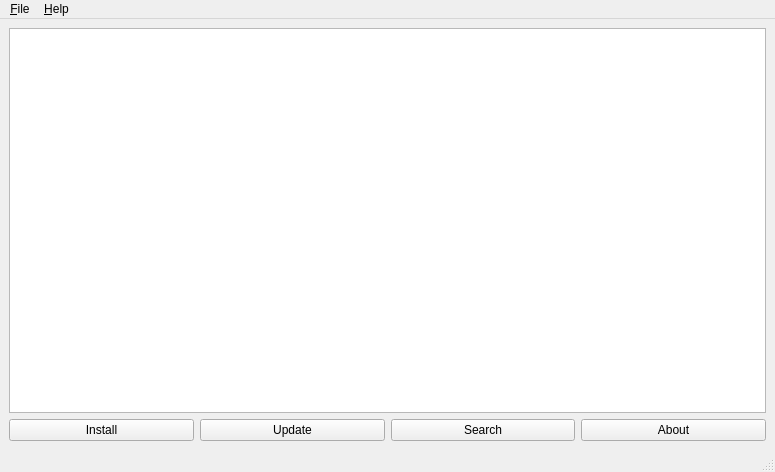
<?xml version="1.0" encoding="UTF-8"?>
<ui version="4.0">
 <class>MainWindow</class>
 <widget class="QMainWindow" name="MainWindow">
  <property name="geometry">
   <rect>
    <x>0</x>
    <y>0</y>
    <width>775</width>
    <height>472</height>
   </rect>
  </property>
  <property name="windowTitle">
   <string>MainWindow</string>
  </property>
  <widget class="QWidget" name="centralwidget">
   <layout class="QVBoxLayout" name="verticalLayout_2">
    <item>
     <layout class="QVBoxLayout" name="verticalLayout">
      <item>
       <widget class="QTableView" name="diatable"/>
      </item>
      <item>
       <layout class="QHBoxLayout" name="horizontalLayout">
        <item>
         <widget class="QPushButton" name="btnInstall">
          <property name="text">
           <string>Install</string>
          </property>
         </widget>
        </item>
        <item>
         <widget class="QPushButton" name="btnUpdate">
          <property name="text">
           <string>Update</string>
          </property>
         </widget>
        </item>
        <item>
         <widget class="QPushButton" name="btnSearch">
          <property name="text">
           <string>Search</string>
          </property>
         </widget>
        </item>
        <item>
         <widget class="QPushButton" name="btnAbout">
          <property name="text">
           <string>About</string>
          </property>
         </widget>
        </item>
       </layout>
      </item>
     </layout>
    </item>
   </layout>
  </widget>
  <widget class="QMenuBar" name="menubar">
   <property name="geometry">
    <rect>
     <x>0</x>
     <y>0</y>
     <width>775</width>
     <height>27</height>
    </rect>
   </property>
   <widget class="QMenu" name="menu_File">
    <property name="title">
     <string>&amp;File</string>
    </property>
    <addaction name="actionCheck_update"/>
    <addaction name="separator"/>
    <addaction name="actionExit"/>
   </widget>
   <widget class="QMenu" name="menu_Help">
    <property name="title">
     <string>&amp;Help</string>
    </property>
    <addaction name="actionAbout"/>
    <addaction name="actionAbout_Qt"/>
   </widget>
   <addaction name="menu_File"/>
   <addaction name="menu_Help"/>
  </widget>
  <widget class="QStatusBar" name="statusbar"/>
  <action name="actionRefresh">
   <property name="text">
    <string>Refresh</string>
   </property>
  </action>
  <action name="actionCheck_update">
   <property name="text">
    <string>Check update</string>
   </property>
  </action>
  <action name="actionExit">
   <property name="text">
    <string>E&amp;xit</string>
   </property>
  </action>
  <action name="actionAbout">
   <property name="text">
    <string>About</string>
   </property>
  </action>
  <action name="actionAbout_Qt">
   <property name="text">
    <string>About Qt</string>
   </property>
  </action>
 </widget>
 <resources/>
 <connections/>
</ui>
